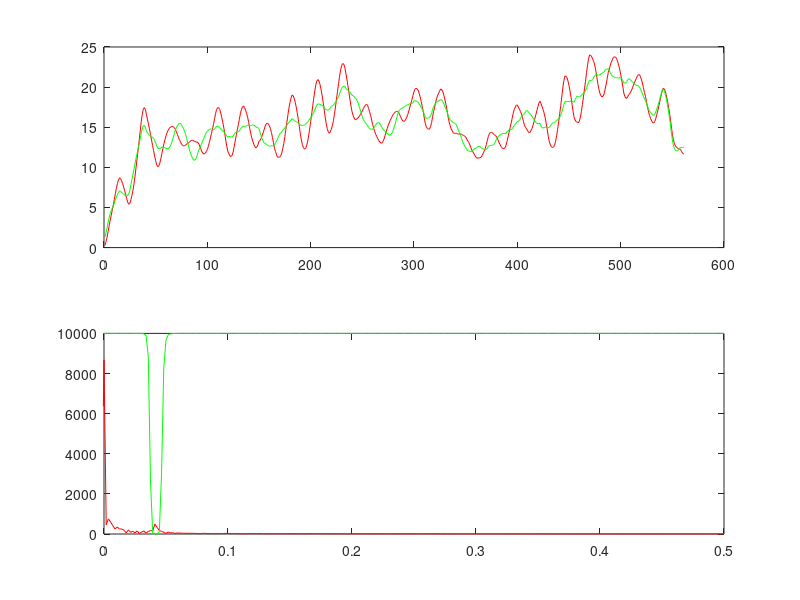

MATLAB code to generate this figure:
close all; clear; clc;
%% 
% 1) dla pliku pasazer.txt przeprowadz wyswietl WA
% 2) dokonaj analizy widma
% 3) usun skladowa roczna

a = load("pasazer.txt");

t = a(:,1) + (a(:,2)-1)/12;
x = a(:,3);

XT = fftshift(fft(x));
WA = abs(XT);
Fs = 12; % probkowanie miesieczne
f = linspace(-Fs/2, Fs/2, length(t))';
subplot(211), plot(t, x);
subplot(212), plot(f, WA);

LP = 1./(1+(f/0.5).^6); % filtr dolnoprzepustowy usuwajacy skladowa roczna
xn = real(ifft(ifftshift(XT .* LP)));
subplot(211), plot(t, x, 'r', t, xn, 'g');
subplot(212), plot(f, WA, 'r', f, 5E7*LP, 'g');

close all; clear; clc;
%% 
% 1) dla pliku temp_pow.txt wyswietl WA
% 2) dokonaj analizy widma
% 3) usun skladowa dobowa

a = load("temp_pow.txt");
t = a(:,1)'/3600; % sekundy na godziny
x = a(:,2)';

Fs = 1;
f = linspace(-Fs/2, Fs/2, length(t));
XT = fftshift(fft(x));
WA = abs(XT);
BS = 1./(1 + (0.01*f./(f.^2-1/(24^2))).^8);
xn = real(ifft(ifftshift(BS .*XT)));
subplot(211), plot(t, x, 'r', t, xn, 'g');
subplot(212), plot(f, WA, 'r', f, 1E4*BS, 'g'); xlim([0, Fs/2]);
